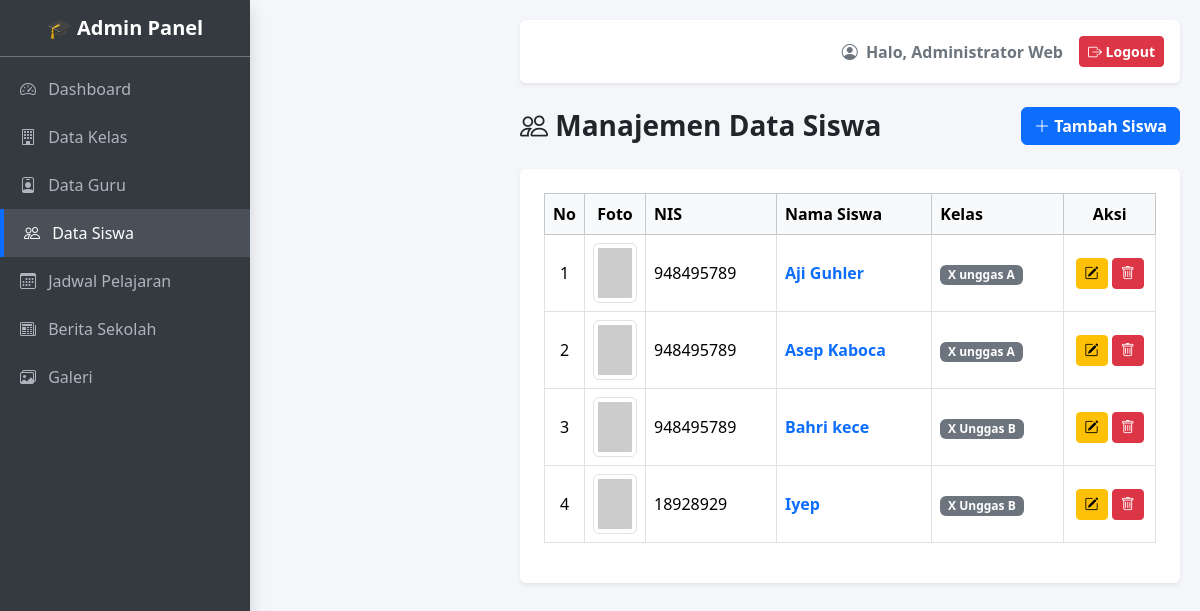
/admin/siswa.php (signed in), run on the app's committed database.
### tables this page shows
CREATE TABLE `siswa` (
  `id` int NOT NULL,
  `nis` varchar(20) NOT NULL,
  `nama` varchar(100) NOT NULL,
  `id_kelas` int DEFAULT NULL,
  `foto` varchar(255) DEFAULT NULL
);

CREATE TABLE `kelas` (
  `id` int NOT NULL,
  `nama_kelas` varchar(50) NOT NULL,
  `wali_kelas` varchar(100) NOT NULL
);

### admin/siswa.php (the view, shortened to what this page needs)
<?php
include 'includes/header.php';
$query_kelas = mysqli_query($koneksi, "SELECT * FROM kelas ORDER BY nama_kelas ASC");
$list_kelas = [];
while ($row = mysqli_fetch_assoc($query_kelas)) {
    $list_kelas[] = $row;
}
?>
<div class="d-flex justify-content-between align-items-center mb-4">
    <h3 class="fw-bold mb-0 text-dark"><i class="bi bi-people"></i> Manajemen Data Siswa</h3>
    <?php if (count($list_kelas) > 0): ?>
        <button type="button" class="btn btn-primary fw-bold" data-bs-toggle="modal" data-bs-target="#modalTambah">
            <i class="bi bi-plus-lg"></i> Tambah Siswa
        </button>
    <?php else: ?>
        <button type="button" class="btn btn-secondary fw-bold" disabled title="Buat data kelas terlebih dahulu!">
            <i class="bi bi-plus-lg"></i> Tambah Siswa
        </button>
    <?php endif; ?>
</div>
<div class="card border-0 shadow-sm">
    <div class="card-body p-4">
        <div class="table-responsive">
            <table class="table table-hover table-bordered align-middle">
                <thead class="table-light">
                    <tr>
                        <th width="5%" class="text-center">No</th>
                        <th width="10%" class="text-center">Foto</th>
                        <th>NIS</th>
                        <th>Nama Siswa</th>
                        <th>Kelas</th>
                        <th width="15%" class="text-center">Aksi</th>
                    </tr>
                </thead>
                <tbody>
                    <?php
                    $no = 1;
                    $query_tampil = mysqli_query($koneksi, "SELECT siswa.*, kelas.nama_kelas FROM siswa LEFT JOIN kelas ON siswa.id_kelas = kelas.id ORDER BY siswa.nama ASC");
                    if (mysqli_num_rows($query_tampil) > 0) {
                        while ($data = mysqli_fetch_array($query_tampil)) {
                    ?>
                    <tr>
                        <td class="text-center"><?= $no++; ?></td>
                        <td class="text-center">
                            <?php if ($data['foto'] != ""): ?>
                                <img src="../uploads/<?= $data['foto']; ?>" alt="Foto" class="img-thumbnail" style="width: 60px; height: 60px; object-fit: cover;">
                            <?php else: ?>
                                <img src="https://ui-avatars.com/api/?name=<?= urlencode($data['nama']); ?>&background=random" class="img-thumbnail" style="width: 60px; height: 60px;">
                            <?php endif; ?>
                        </td>
                        <td><?= htmlspecialchars($data['nis']); ?></td>
                        <td class="fw-bold text-primary"><?= htmlspecialchars($data['nama']); ?></td>
                        <td>
                            <?php if ($data['nama_kelas']): ?>
                                <span class="badge bg-secondary"><?= htmlspecialchars($data['nama_kelas']); ?></span>
                            <?php else: ?>
                                <span class="badge bg-danger">Kelas Tidak Ditemukan</span>
                            <?php endif; ?>
                        </td>
                        <td class="text-center">
                            <button class="btn btn-warning btn-sm" data-bs-toggle="modal" data-bs-target="#modalEdit<?= $data['id']; ?>">
                                <i class="bi bi-pencil-square"></i>
                            </button>
                            <a href="siswa.php?hapus=<?= $data['id']; ?>" class="btn btn-danger btn-sm" onclick="return confirm('Yakin ingin menghapus siswa <?= $data['nama']; ?>?')">
                                <i class="bi bi-trash"></i>
                            </a>
                        </td>
                    </tr>
                    <?php
                        }
                    } else {
                    ?>
                        <tr>
                            <td colspan="6" class="text-center text-muted py-4">Belum ada data siswa yang ditambahkan.</td>
                        </tr>
                    <?php } ?>
                </tbody>
            </table>
        </div>
    </div>
</div>
<?php
include 'includes/footer.php';
?>

### admin/includes/header.php (style rules this page uses)
body { min-height: 100vh; display: flex; flex-direction: column; background-color: #f4f6f9; }

### data on the page
siswa: nis "948495789", nama "Aji Guhler", id_kelas.nama_kelas "X unggas A"
siswa: nis "948495789", nama "Asep Kaboca", id_kelas.nama_kelas "X unggas A"
siswa: nis "948495789", nama "Bahri kece", id_kelas.nama_kelas "X Unggas B"
siswa: nis "18928929", nama "Iyep", id_kelas.nama_kelas "X Unggas B"

### other printed values
$_SESSION['nama_lengkap'] "Administrator Web"
